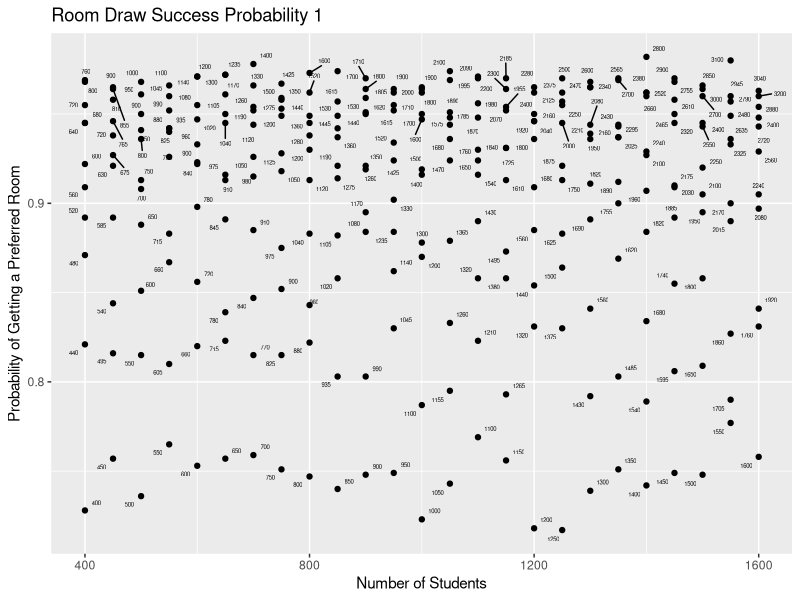
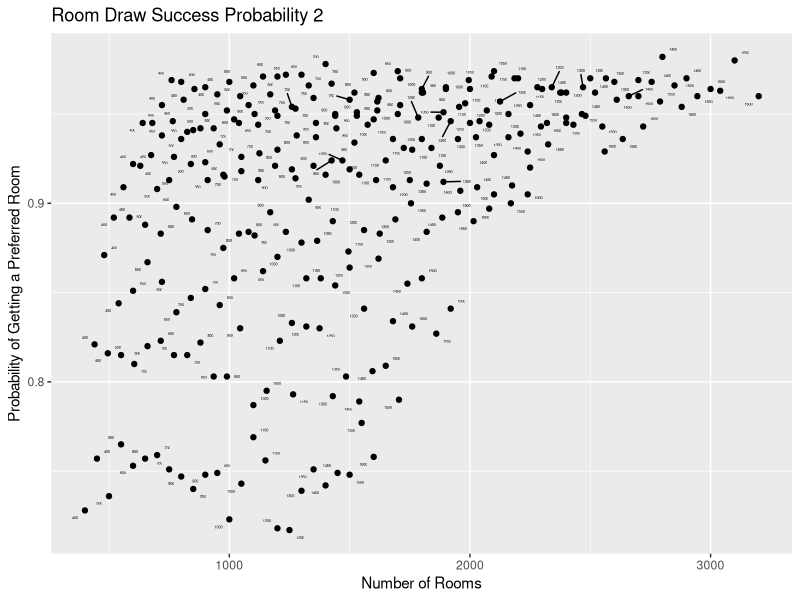

The R script that drew these images, in order:
## ---- chunk 1
library(tidyverse)
library(ggrepel)
library(ggplot2)
room_draw <- function(room, student, preference){
  room_number <- 1:room
  my_order <- sample(1:student, 1)
  my_preferred_room <- sample(room_number, preference, replace = FALSE)
  earlier_picks <- c()
  if (my_order != 1) {
    earlier_picks <- sample(room_number, my_order - 1)
  }
  for (i in my_preferred_room){
    if (!(i %in% earlier_picks)) {
      return (TRUE)
    }
  }
  return (FALSE)
}
## ---- chunk 2
room_draw_2 <- function(room, student, preference){
  room_number <- 1:room
  my_order <- sample(1:student, 1)
  my_preferred_room <- sample(room_number, preference, replace = FALSE)
  earlier_picks <- c()
  if (my_order != 1) {
    earlier_picks <- sample(room_number, my_order - 1)
  }
  print(my_preferred_room)
  print(earlier_picks)
  for (i in my_preferred_room){
    if (!(i %in% earlier_picks)) {
      return (TRUE)
    }
  }
  return (FALSE)
}
set.seed(47)
example <- room_draw_2(100, 80, 3)
example
## ---- chunk 3
simulation <- function(room, student, preference = 3, n = 1000){
  return(sum(replicate(n, room_draw(room, student, preference))))
}

df <- expand_grid(student = seq(400, 1600, by = 50),
                  ratio = seq(1.0, 2.0, by = 0.1), # ratio of room number to student number
                  preference = c(3)) |>
  mutate(room = student * ratio)

set.seed(47)
sim_results <- df |>
  mutate(
    success = pmap(list(room, student, preference), 
                  ~ simulation(room = ..1, student = ..2, preference = ..3)),
    prob = as.numeric(success) / 1000
    )
head(df)
head(sim_results)
## ---- chunk 4
#| echo: true
#| code-fold: true
#| code-summary: "expand for full code"
ggplot(sim_results, aes(x = student, y = prob)) +
  geom_point() +
  geom_text_repel(aes(label = room), size = 1.5) +
  labs(
    title = "Room Draw Success Probability 1",
    x = "Number of Students",
    y = "Probability of Getting a Preferred Room"
  )
## ---- chunk 5
#| echo: true
#| code-fold: true
#| code-summary: "expand for full code"
ggplot(sim_results, aes(x = room, y = prob)) +
  geom_point() +
  geom_text_repel(aes(label = student), size = 1.0) +
  labs(
    title = "Room Draw Success Probability 2",
    x = "Number of Rooms",
    y = "Probability of Getting a Preferred Room"
  )
